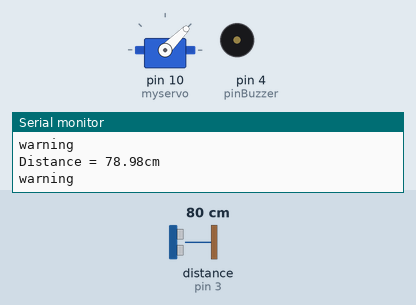
Simulated run of this sketch. Board: Arduino Uno, built with avr-gcc and run on an emulated ATmega328P. On the bench: servo, buzzer (waves = sounding), the last lines printed to the serial monitor. Wiring (inferred from the names in the program): ultrasonic range finder: trigger pin 2; echo pin 3. The inputs (shaded band) are chosen by the test bench; at power-on: distance to the obstacle (sensor on pin 3) 80 cm. The echo pulse lasts 58.3 µs per cm.

Above: at 2.1 s.
2.2 s: distance to the obstacle (sensor on pin 3) set to 86 cm
At 3.2 s:
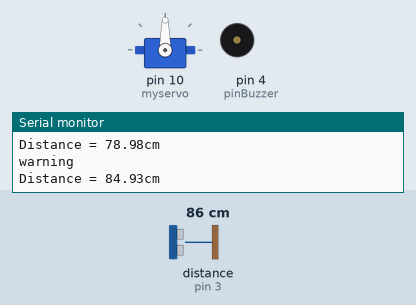
6.9 s: distance to the obstacle (sensor on pin 3) set to 2 cm
At 8.5 s:
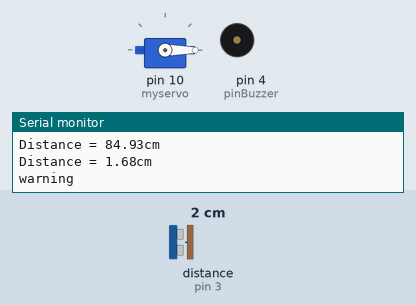
11.6 s: distance to the obstacle (sensor on pin 3) set to 120 cm
At 12.4 s:
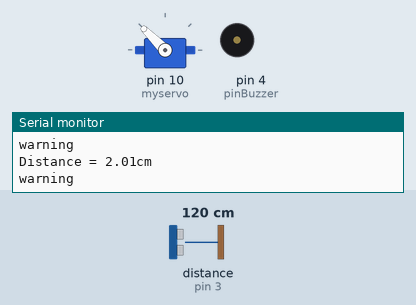
16.3 s: distance to the obstacle (sensor on pin 3) set to 4 cm
At 18.3 s:
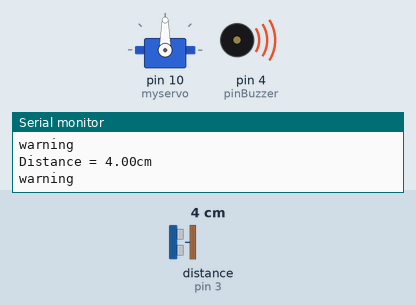
21.0 s: distance to the obstacle (sensor on pin 3) set to 250 cm
At 21.7 s:
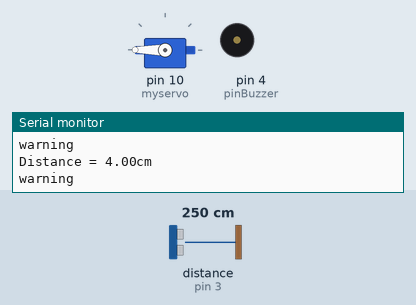
Timing chart, 0 to 26.7 s (numbered marks = the images above; inputs shaded):
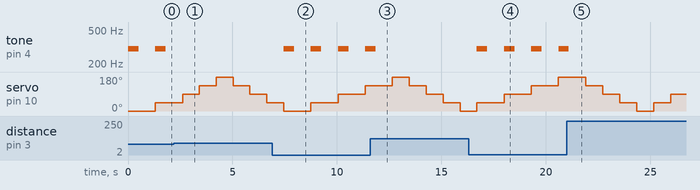

Measured:
- the behaviour switches between 81 and 82 cm on distance to the obstacle (sensor on pin 3) (found by bisection; images 0 and 1)
- after the input at 2.2 s, tone on pin 4 (pinBuzzer): stops changing and stays silent
- after the input at 6.9 s, tone on pin 4 (pinBuzzer): alternates 300 Hz for 0.50 s and silent for 0.80 s, starting after 0.55 s
- after the input at 11.6 s, tone on pin 4 (pinBuzzer): goes on until 11.9 s, then stays silent
- after the input at 16.3 s, tone on pin 4 (pinBuzzer): alternates 300 Hz for 0.50 s and silent for 0.80 s, starting after 0.40 s
- after the input at 21.0 s, tone on pin 4 (pinBuzzer): goes on until 21.1 s, then stays silent
- by itself, tone on pin 4 (pinBuzzer): alternates 300 Hz for 0.50 s and silent for 0.81 s

The sketch:

DMB.ino
```cpp
#include <Servo.h>    // 声明调用Servo.h库
#define Trig 2 //引脚Tring 连接 IO D2
#define Echo 3 //引脚Echo 连接 IO D3
float cm; //距离变量
int pinBuzzer = 4; //管脚D3连接到蜂鸣器模块的信号脚
float temp;
int warning = 80;
Servo myservo;        // 创建一个舵机对象
int pos = 0;          // 变量pos用来存储舵机位置
void setup() {
  myservo.attach(10);  // 将引脚10上的舵机与声明的舵机对象连接起来
  Serial.begin(9600);
  pinMode(Trig, OUTPUT);
  pinMode(Echo, INPUT);
  pinMode(pinBuzzer, OUTPUT); //设置pinBuzzer脚为输出状态

}

void loop() {
  long frequency = 300; //频率, 单位Hz
   for(pos = 0; pos < 180; pos+=45){    // 舵机从0°转到180°，每次增加45°
      myservo.write(pos);           // 给舵机写入角度
  digitalWrite(Trig, LOW); //给Trig发送一个低电平
  delayMicroseconds(2);    //等待 2微妙
  digitalWrite(Trig,HIGH); //给Trig发送一个高电平
  delayMicroseconds(10);    //等待 10微妙
  digitalWrite(Trig, LOW); //给Trig发送一个低电平
  temp = float(pulseIn(Echo, HIGH)); //存储回波等待时间,
  cm = (temp * 17 )/1000; //把回波时间换算成cm
  Serial.print("Distance = ");
  Serial.print(cm);//串口输出距离换算成cm的结果
  Serial.println("cm");
   if (cm < warning) {
  Serial.print("warning \n");
  tone(pinBuzzer, frequency );
   delay(500); //等待1000毫秒
   noTone(pinBuzzer);//停止发声
  }
      delay(800);
   }
   for(pos = 180; pos>=1; pos-=45) {    // 舵机从180°转回到0°，每次减小45°
       myservo.write(pos);        // 写角度到舵机
  digitalWrite(Trig, LOW); //给Trig发送一个低电平
  delayMicroseconds(2);    //等待 2微妙
  digitalWrite(Trig,HIGH); //给Trig发送一个高电平
  delayMicroseconds(10);    //等待 10微妙
  digitalWrite(Trig, LOW); //给Trig发送一个低电平
  temp = float(pulseIn(Echo, HIGH)); //存储回波等待时间,
  cm = (temp * 17 )/1000; //把回波时间换算成cm
  Serial.print("Distance = ");
  Serial.print(cm);//串口输出距离换算成cm的结果
  Serial.println("cm");
   if (cm < warning) {
    tone(pinBuzzer, frequency );
   delay(500); //等待1000毫秒
   noTone(pinBuzzer);//停止发声
  Serial.print("warning \n");
  }
  delay(800);
    }

    }
```
